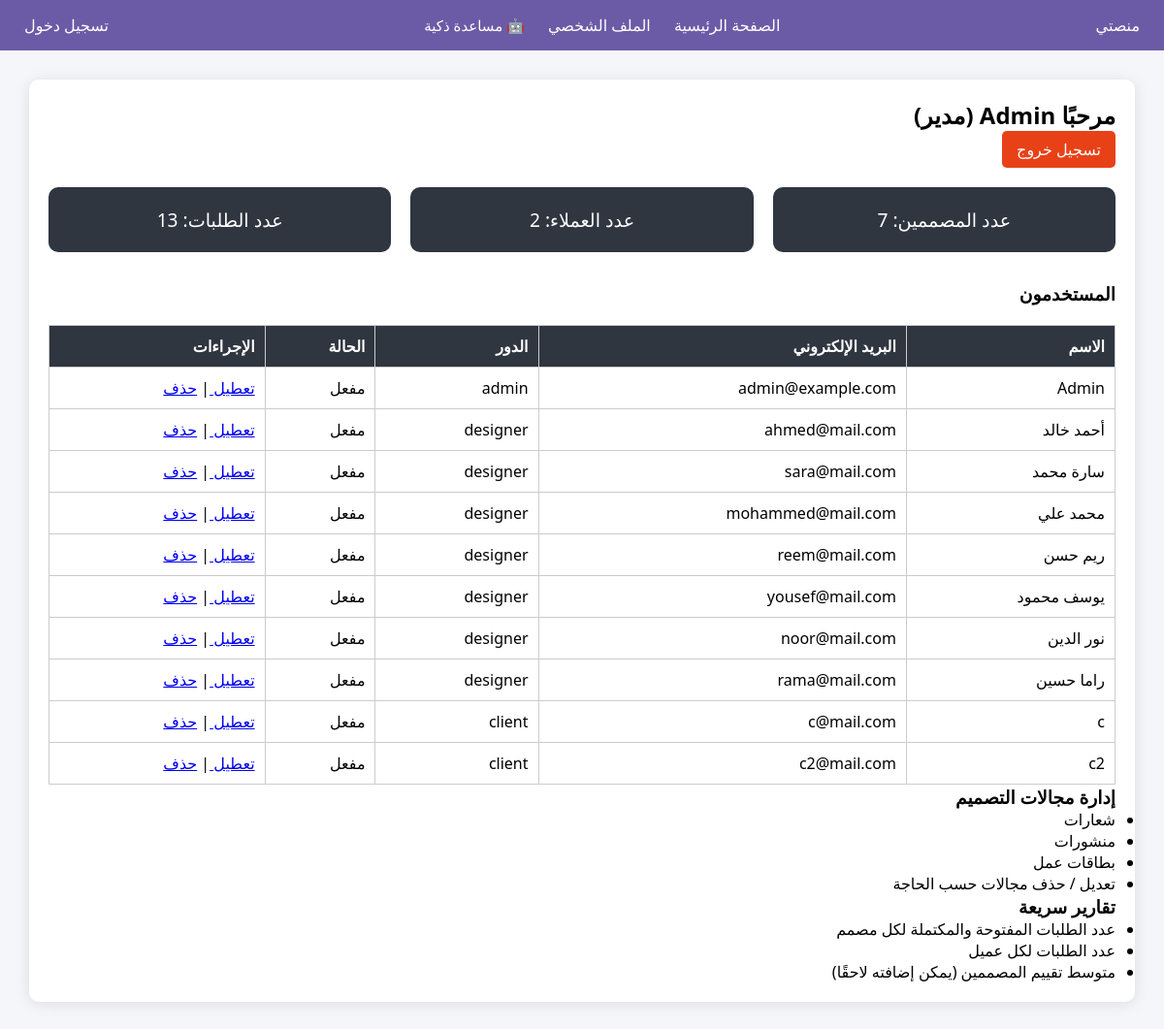
Page /admin/ (signed in) on the committed database.
### tables this page shows
CREATE TABLE users (
            id INTEGER PRIMARY KEY AUTOINCREMENT,
            username TEXT NOT NULL,
            email TEXT NOT NULL,
            password TEXT NOT NULL,
            role TEXT NOT NULL
        , active INTEGER DEFAULT 1, bio TEXT DEFAULT '', portfolio TEXT DEFAULT '', specialty TEXT DEFAULT '', work_type TEXT DEFAULT '');

### app/admin/routes.py (the view)
@admin_bp.route('/')
def dashboard_admin():
    if 'role' not in session or session['role'] != 'admin':
        flash('غير مسموح بالدخول!')
        return redirect(url_for('auth.login'))
    conn = sqlite3.connect(Config.DATABASE)
    conn.row_factory = sqlite3.Row
    users = conn.execute('SELECT * FROM users').fetchall()
    designers_count = conn.execute('SELECT COUNT(*) FROM users WHERE role="designer"').fetchone()[0]
    clients_count = conn.execute('SELECT COUNT(*) FROM users WHERE role="client"').fetchone()[0]
    requests_count = conn.execute('SELECT COUNT(*) FROM requests').fetchone()[0]
    conn.close()
    return render_template('admin/dashboard_admin.html',
                           users=users,
                           designers_count=designers_count,
                           clients_count=clients_count,
                           requests_count=requests_count)

### app/admin/templates/admin/dashboard_admin.html (shortened to what this page needs)
{% extends 'base.html' %}
{% block content %}
<div class="dashboard-container">
    <h2>مرحبًا {{ session['username'] }} (مدير)</h2>
    <a href="{{ url_for('auth.logout') }}" class="logout-btn">تسجيل خروج</a>
    <section class="stats">
        <div class="stat-card">عدد المصممين: {{ users|selectattr('role','equalto','designer')|list|length }}</div>
        <div class="stat-card">عدد العملاء: {{ users|selectattr('role','equalto','client')|list|length }}</div>
        <div class="stat-card">عدد الطلبات: {{ requests_count }}</div>
    </section>
    <h3>المستخدمون</h3>
    <table>
        <tr>
            <th>الاسم</th>
            <th>البريد الإلكتروني</th>
            <th>الدور</th>
            <th>الحالة</th>
            <th>الإجراءات</th>
        </tr>
        {% for user in users %}
        <tr>
            <td>{{ user['username'] }}</td>
            <td>{{ user['email'] }}</td>
            <td>{{ user['role'] }}</td>
            <td>{{ 'مفعل' if user['active'] == 1 else 'معطل' }}</td>
            <td>
                <a href="{{ url_for('admin.toggle_user', user_id=user['id']) }}">
                    {{ 'تعطيل' if user['active'] == 1 else 'تفعيل' }}
                </a>
                |
                <a href="{{ url_for('admin.delete_user', user_id=user['id']) }}" onclick="return confirm('هل أنت متأكد من حذف الحساب؟')">حذف</a>
            </td>
        </tr>
        {% endfor %}
    </table>
    <h3>إدارة مجالات التصميم</h3>
    <ul>
        <li>شعارات</li>
        <li>منشورات</li>
        <li>بطاقات عمل</li>
        <li>تعديل / حذف مجالات حسب الحاجة</li>
    </ul>
    <h3>تقارير سريعة</h3>
    <ul>
        <li>عدد الطلبات المفتوحة والمكتملة لكل مصمم</li>
        <li>عدد الطلبات لكل عميل</li>
        <li>متوسط تقييم المصممين (يمكن إضافته لاحقًا)</li>
    </ul>
</div>
{% endblock %}

### app/static/style.css (style rules this page uses)
* { margin: 0; padding: 0; box-sizing: border-box; font-family: 'Segoe UI', Tahoma, Geneva, Verdana, sans-serif; }
body { direction: rtl; background-color: #f5f6fa; }
.dashboard-container { width: 90%; margin: 30px auto; background: #fff; padding: 20px; border-radius: 10px; }
.dashboard-container table { width: 100%; border-collapse: collapse; margin-top: 20px; }
.dashboard-container th, .dashboard-container td { border: 1px solid #ccc; padding: 10px; text-align: right; }
.dashboard-container th { background-color: #2f3640; color: white; }
.dashboard-container { width: 95%; margin: 30px auto; background: #fff; padding: 20px; border-radius: 10px; box-shadow: 0 2px 15px rgba(0,0,0,0.1); }
.stats { display: flex; gap: 20px; margin-bottom: 30px; }
.stat-card { background-color: #2f3640; color: white; padding: 20px; border-radius: 10px; flex: 1; text-align: center; font-size: 1.2em; }
table { width: 100%; border-collapse: collapse; margin-top: 20px; }
th, td { border: 1px solid #ccc; padding: 10px; text-align: right; }
th { background-color: #40739e; color: white; }
.logout-btn { display: inline-block; margin-bottom: 20px; background-color: #e84118; color: white; padding: 8px 15px; text-decoration: none; border-radius: 5px; }

### rows in the picture
users: username "Admin", email "admin@example.com", role "admin", active "مفعل", active "تعطيل"
users: username "أحمد خالد", email "ahmed@mail.com", role "designer", active "مفعل", active "تعطيل"
users: username "سارة محمد", email "sara@mail.com", role "designer", active "مفعل", active "تعطيل"
users: username "محمد علي", email "mohammed@mail.com", role "designer", active "مفعل", active "تعطيل"
users: username "ريم حسن", email "reem@mail.com", role "designer", active "مفعل", active "تعطيل"
users: username "يوسف محمود", email "yousef@mail.com", role "designer", active "مفعل", active "تعطيل"
users: username "نور الدين", email "noor@mail.com", role "designer", active "مفعل", active "تعطيل"
users: username "راما حسين", email "rama@mail.com", role "designer", active "مفعل", active "تعطيل"
users: username "c", email "c@mail.com", role "client", active "مفعل", active "تعطيل"
users: username "c2", email "c2@mail.com", role "client", active "مفعل", active "تعطيل"

### other values in the picture
{{ session['username'] }} "Admin"
{{ users|selectattr('role','equalto','designer')|list|length }} "7"
{{ users|selectattr('role','equalto','client')|list|length }} "2"
{{ requests_count }} "13"
